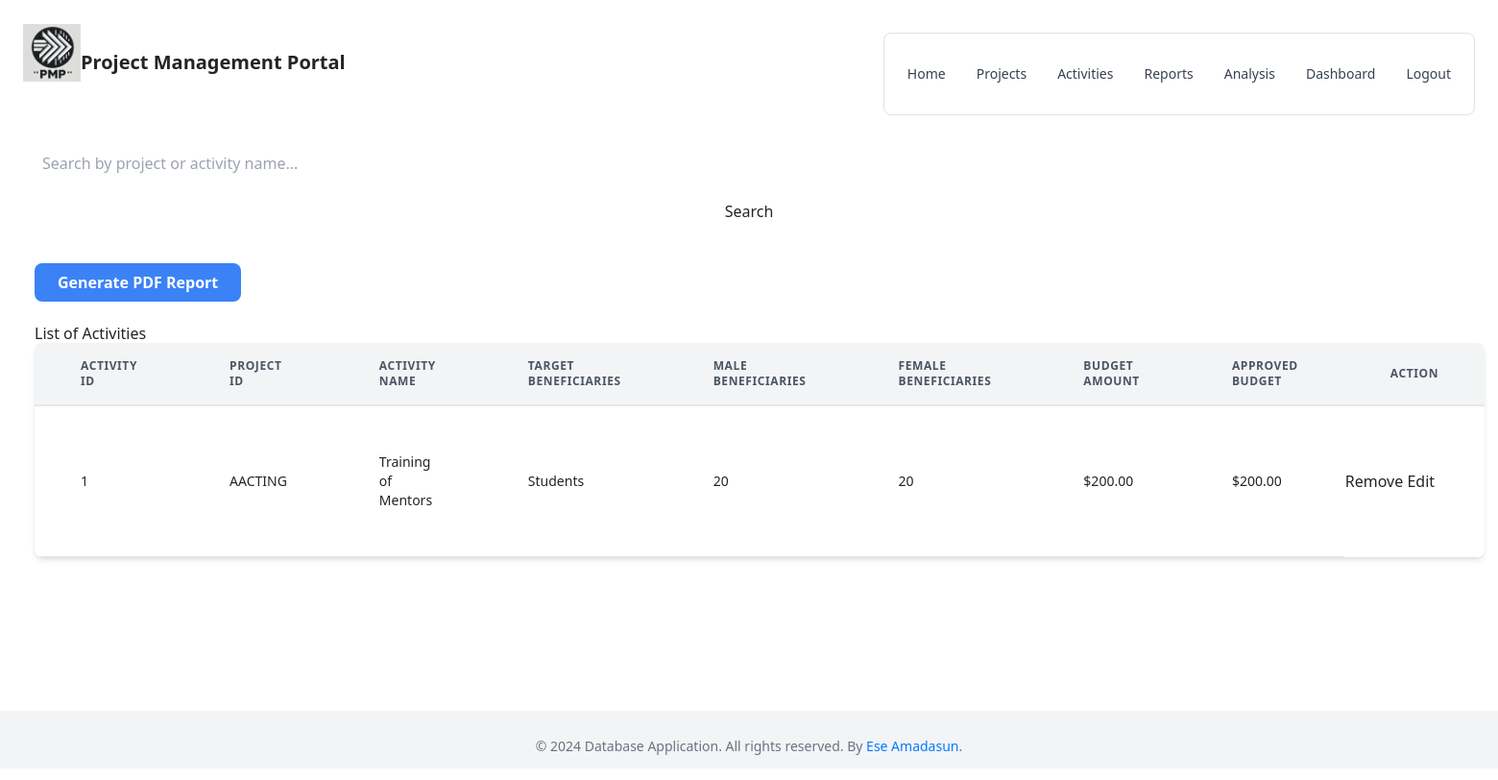
/activity_list (signed in), run on an earlier commit of the app's database.
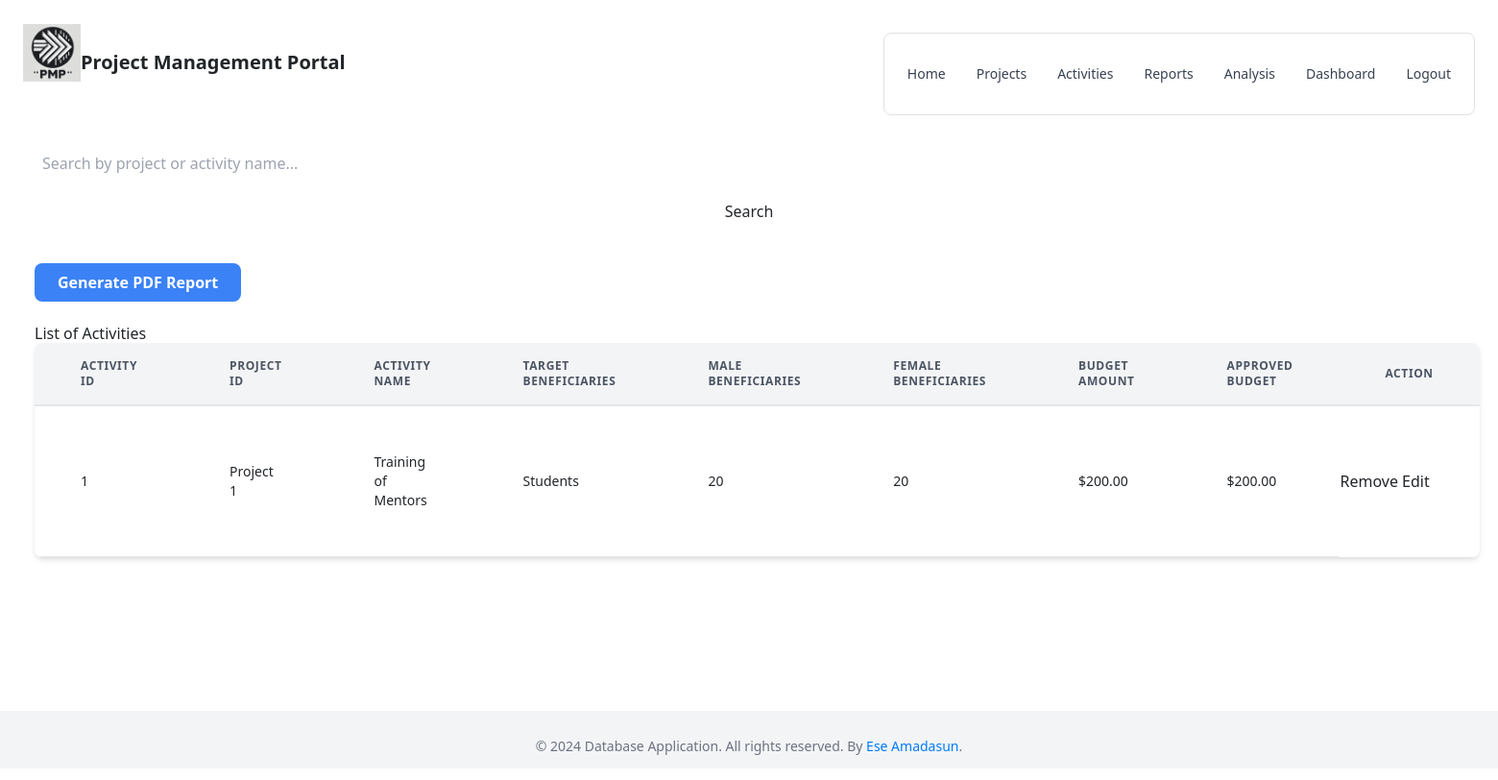
And on a later commit of the database.
### models.py (models this page shows)
class Activity(db.Model):
    __tablename__ = 'activity'
    id = db.Column(db.Integer, primary_key=True)
    project_id = db.Column(db.Integer, db.ForeignKey('project.id'), nullable=False)
    name = db.Column(db.String(200))
    target_beneficiaries = db.Column(db.String(200))
    target_beneficiaries_male = db.Column(db.Integer)
    target_beneficiaries_female = db.Column(db.Integer)
    budget_amount = db.Column(db.Float)
    approved_budget_amount = db.Column(db.Float)
    reports = db.relationship('Report', backref='activity', lazy=True)

class Project(db.Model):
    __tablename__ = 'project'
    id = db.Column(db.Integer, primary_key=True)
    name = db.Column(db.String(100), nullable=False)
    donor = db.Column(db.String(100))
    thematic_area = db.Column(db.String(100))
    start_date = db.Column(db.DateTime)
    end_date = db.Column(db.DateTime)
    project_amount = db.Column(db.Float)
    activities = db.relationship('Activity', backref='project', lazy=True)
    financial_reports = db.relationship('FinancialReport', backref='project', lazy=True)

### views.py (the view)
@main.route('/activity_list', methods=['GET', 'POST'])
@login_required
def activity_list():
    activities = Activity.query.all()
    return render_template('activity_list.html', activities=activities)

### app.py (called while the page is built)
def format_currency(value):
    if value is None or isinstance(value, str) and not value.isdigit():
        return 'N/A'
    try:
        return "${:,.2f}".format(float(value))
    except (ValueError, TypeError):
        return 'N/A'

@login_manager.user_loader
def load_user(user_id):
    return User.query.get(int(user_id))

### templates/activity_list.html (shortened to what this page needs)
{% extends 'base.html' %}
{% block content %}
<div id="searchForm">
        <form action="" method="get">
            <input type="text" name="search" placeholder="Search by project or activity name...">
            <input type="submit" value="Search">
        </form>
    </div>
<div class="flex space-x-4 mt-4">
    <a href="{{ url_for('main.generate_pdf_activity_report') }}" class="inline-block px-6 py-2 bg-blue-500 hover:bg-blue-700 text-white font-bold rounded-lg">Generate PDF Report</a>
</div>
<br>
<h2>List of Activities</h2>
<table class="min-w-full leading-normal shadow-md rounded-lg overflow-hidden">
    <thead class="bg-gray-100">
        <tr>
            <th class="px-5 py-3 border-b-2 border-gray-200 text-left text-xs font-semibold text-gray-600 uppercase tracking-wider">
                Activity ID
            </th>
            <th class="px-5 py-3 border-b-2 border-gray-200 text-left text-xs font-semibold text-gray-600 uppercase tracking-wider">
                Project ID
            </th>
            <th class="px-5 py-3 border-b-2 border-gray-200 text-left text-xs font-semibold text-gray-600 uppercase tracking-wider">
                Activity Name
            </th>
            <th class="px-5 py-3 border-b-2 border-gray-200 text-left text-xs font-semibold text-gray-600 uppercase tracking-wider">
                Target Beneficiaries
            </th>
            <th class="px-5 py-3 border-b-2 border-gray-200 text-left text-xs font-semibold text-gray-600 uppercase tracking-wider">
                Male Beneficiaries
            </th>
            <th class="px-5 py-3 border-b-2 border-gray-200 text-left text-xs font-semibold text-gray-600 uppercase tracking-wider">
                Female Beneficiaries
            </th>
            <th class="px-5 py-3 border-b-2 border-gray-200 text-left text-xs font-semibold text-gray-600 uppercase tracking-wider">
                Budget Amount
            </th>
            <th class="px-5 py-3 border-b-2 border-gray-200 text-left text-xs font-semibold text-gray-600 uppercase tracking-wider">
                Approved Budget
            </th>
            <th class="px-5 py-3 border-b-2 border-gray-200 text-left text-xs font-semibold text-gray-600 uppercase tracking-wider">
                Action
            </th>
        </tr>
    </thead>
    <tbody class="bg-white">
        {% for activity in activities %}
        <tr>
            <td class="px-5 py-5 border-b border-gray-200 text-sm">
                {{ activity.id }}
            </td>
            <td class="px-5 py-5 border-b border-gray-200 text-sm">
                {{ activity.project.name }}
            </td>
            <td class="px-5 py-5 border-b border-gray-200 text-sm">
                {{ activity.name }}
            </td>
            <td class="px-5 py-5 border-b border-gray-200 text-sm">
                {{ activity.target_beneficiaries }}
            </td>
            <td class="px-5 py-5 border-b border-gray-200 text-sm">
                {{ activity.target_beneficiaries_male }}
            </td>
            <td class="px-5 py-5 border-b border-gray-200 text-sm">
                {{ activity.target_beneficiaries_female }}
            </td>
            <td class="px-5 py-5 border-b border-gray-200 text-sm">
                {{ activity.budget_amount | format_currency }}
            </td>
            <td class="px-5 py-5 border-b border-gray-200 text-sm">
                {{ activity.approved_budget_amount | format_currency }}
            </td>
            <td>
                <a href="{{ url_for('main.delete_activity', activity_id=activity.id) }}">Remove</a>
                <a href="{{ url_for('main.edit_activity', activity_id=activity.id) }}">Edit</a>
            </td>
        </tr>
        {% endfor %}
    </tbody>
</table>
{% endblock %}

What changed in the data, as far as the page shows it:
changed through a linked row, Activity "Training of Mentors": project.name "AACTING" → "Project 1"
